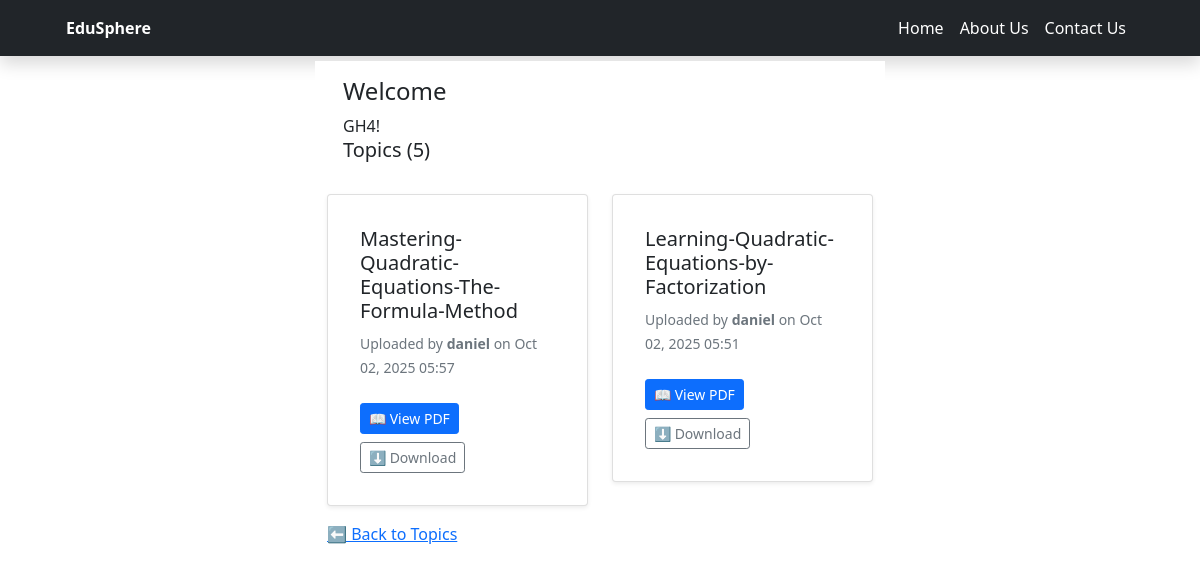
The app's page /materials/1/ (signed in) with its own data.
### shop/models.py (models this page shows, shortened)
class CustomUser(AbstractUser):
    occupation = models.CharField(max_length=10, choices=[('teacher', 'Teacher'), ('student', 'Student')])
    school = models.CharField(max_length=100, choices=[('general_hassan', 'General Hassan'), ('queen_hope', 'Queen Hope')])
    gender = models.CharField(max_length=6, choices=[('male', 'Male'), ('female', 'Female')])

class StudyMaterial(models.Model):
    topic = models.ForeignKey(Topic, on_delete=models.CASCADE, related_name='materials')
    title = models.CharField(max_length=200)
    file = models.FileField(upload_to='study_materials/')
    uploaded_by = models.ForeignKey(settings.AUTH_USER_MODEL, on_delete=models.CASCADE)
    uploaded_at = models.DateTimeField(auto_now_add=True)

### shop/views.py (the view)
# urls.py: path('materials/<int:topic_id>/', views.study_material_list, name='study_material_list'),
@login_required
def study_material_list(request, topic_id):
    topic = get_object_or_404(Topic, id=topic_id)
    materials = topic.materials.all().order_by('-uploaded_at')
    return render(request, 'study_material_list.html', {'topic': topic, 'materials': materials})

### shop/templates/study_material_list.html (shortened to what this page needs)
{% load static %}
<!DOCTYPE html>
<html lang="en">
<head>
  <link rel="stylesheet" href="{% static 'bootstrap 5/css/bootstrap.min.css' %}">
</head>
<body>
<div class="navbar-dark bg-dark shadow ">
        <div class="container">
            <div class="row">
                    <div class="col-md-12">
                        <nav class="navbar navbar-expand-lg">
                        <div class="container-fluid">
            <a class="navbar-band fw-bold text-decoration-none text-white Edusphere" href="{% url 'home' %}">EduSphere</a>
            <div class="collapse navbar-collapse" id="navbarSupportedContent">
            <ul class="navbar-nav ms-auto mb-2 mb-lg-0 ">
                <li class="nav-item">
                    <a class="nav-link active text-white" href="{% url 'home' %}">Home</a>
                </li>
                <li class="nav-item">
                    <a class="nav-link active text-white" href="{% url 'about' %}">About Us</a>
                </li>
                <li class="nav-item">
                    <a class="nav-link active text-white" href="{% url 'contact' %}">Contact Us</a>
                </li>
            </div>
        </div>
                            </nav>
                    </div>
                </div>
            </div>
    </div>
    <div class="container">
                <div class="row" style="margin-top: 5px;">
            <div class="col-md-3 col-lg-3 col-xl-3"></div>
            <div class="col-md-6 col-lg-6 col-xl-6 bg-white">
                <div class="p-3">
                    <div>
                        <h4>Welcome</h4>{{ user.username }}!
                    </div>
                    <div class="d-flex justify-content-between mb-2">
                        <div>
                            <h5>Topics (5)</h5>
                        </div>
                    </div>
                </div>
                {% if materials %}
                    <div class="row">
                      {% for material in materials %}
                        <div class="col-md-6 mb-3">
                          <div class="card shadow-sm p-3 rounded">
                            <div class="card-body">
                              <h5 class="card-title">{{ material.title }}</h5>
                              <p class="card-text">
                                <small class="text-muted">
                                  Uploaded by <b>{{ material.uploaded_by.username }}</b>
                                  on {{ material.uploaded_at|date:"M d, Y H:i" }}
                                </small>
                              </p>
                              <a href="{{ material.file.url }}" target="_blank" class="btn btn-primary my-2 btn-sm">📖 View PDF</a>
                              <a href="{{ material.file.url }}" download class="btn btn-outline-secondary btn-sm">⬇️ Download</a>
                            </div>
                          </div>
                        </div>
                      {% endfor %}
                    </div>
                  {% else %}
                    <div class="alert alert-info">No study materials uploaded yet.</div>
                  {% endif %}
                  <a href="{% url 'topic_list' %}">⬅ Back to Topics</a>
            </div>
        </div>
    </div>
</body>
</html>

### records on screen
CustomUser: username "GH4"
StudyMaterial: title "Mastering-Quadratic-Equations-The-Formula-Method", uploaded_by.username "daniel", uploaded_at "Oct 02, 2025 05:57"
StudyMaterial: title "Learning-Quadratic-Equations-by-Factorization", uploaded_by.username "daniel", uploaded_at "Oct 02, 2025 05:51"
